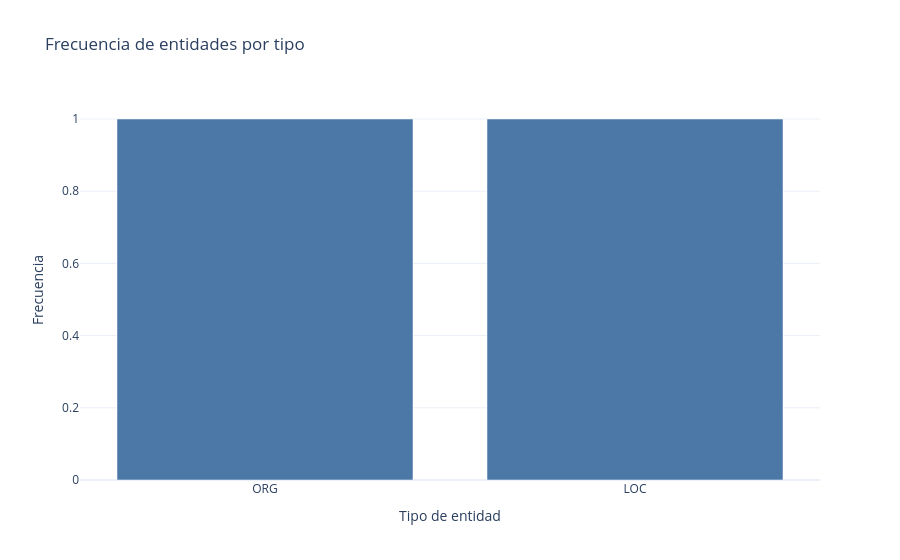

Notebook code cell kept with this figure:
### Markdown cell above
## Parte 3: Visualización Profesional

**Objetivo:** Aplicar principios de Data-Ink Ratio, accesibilidad y jerarquía visual para comunicar hallazgos efectivamente, en lugar de imprimir datos planos.

> [!IMPORTANT]
> **Dilema de diseño**
> Consultá a la IA: ¿conviene usar un *WordCloud* o un *Barplot* para mostrar frecuencias de palabras clave en un informe dirigido a toma de decisiones? Justificá tu elección aplicando el principio de Data-Ink Ratio.

**Escribí tu justificación acá:**
Para toma de decisiones elegí **Barplot/Lollipop** en lugar de WordCloud. La razón principal es el principio de **Data-Ink Ratio**: en un barplot casi toda la tinta representa datos medibles (ejes + longitudes comparables), mientras que en una nube de palabras gran parte de la tinta es decorativa y dificulta comparar frecuencias con precisión.

Además, el barplot permite ordenar categorías, leer valores exactos y detectar diferencias pequeñas entre términos, algo clave en reportes analíticos. El WordCloud puede servir como recurso exploratorio o divulgativo, pero no como visual principal cuando la audiencia necesita evidencia cuantitativa para decidir.

### Code cell
# Configuración base de accesibilidad visual
sns.set_theme(style="ticks", palette="colorblind", font_scale=1.1)
COLOR_ACENTO = sns.color_palette("colorblind")[0]
COLOR_BASE = '#b0b0b0'

def visualizar_origen(df):
    """Genera un barplot con el origen de los datos o las secciones"""
    conteos = df["origen"].value_counts().sort_values(ascending=True)
    fig, ax = plt.subplots(figsize=(8, 4.5))

    barras = sns.barplot(x=conteos.values, y=conteos.index, ax=ax, color=COLOR_BASE)
    idx_max = conteos.values.argmax()
    barras.patches[idx_max].set_facecolor(COLOR_ACENTO)

    ax.set_title("Distribución del corpus por origen")
    ax.set_xlabel("Cantidad de textos")
    ax.set_ylabel("Origen")
    sns.despine(ax=ax)
    fig.tight_layout()
    return fig

def visualizar_palabras_clave_lollipop(palabras_clave):
    """Genera un Lollipop Chart de las palabras clave lematizadas"""
    if not palabras_clave:
        fig, ax = plt.subplots(figsize=(8, 4.5))
        ax.set_title("No hay palabras clave para mostrar")
        ax.axis("off")
        return fig

    palabras, frecuencias = zip(*palabras_clave)
    fig, ax = plt.subplots(figsize=(9, 5.5))
    y = range(len(palabras))

    ax.hlines(y=y, xmin=0, xmax=frecuencias, color=COLOR_BASE, linewidth=2)
    ax.plot(frecuencias, y, "o", color=COLOR_ACENTO, markersize=8)

    ax.set_yticks(list(y))
    ax.set_yticklabels(palabras)
    ax.set_xlabel("Frecuencia")
    ax.set_ylabel("Lemas")
    ax.set_title("Palabras clave del corpus")
    sns.despine(ax=ax, left=True)
    fig.tight_layout()
    return fig

def visualizar_entidades_plotly(entidades_dict):
    """Genera un panel interactivo con Plotly para las entidades más comunes"""
    labels = list(entidades_dict.keys())
    values = list(entidades_dict.values())

    fig = go.Figure(
        data=[go.Bar(x=labels, y=values, marker_color="#4C78A8")]
    )
    fig.update_layout(
        title="Frecuencia de entidades por tipo",
        xaxis_title="Tipo de entidad",
        yaxis_title="Frecuencia",
        template="plotly_white"
    )
    return fig

# Test sugerido de Parte 3
fig_origen = visualizar_origen(analizador.df)
plt.show()
fig_lollipop = visualizar_palabras_clave_lollipop(analizador.extraer_palabras_clave(10))
plt.show()
fig_plotly = visualizar_entidades_plotly(analizador.extraer_entidades())
fig_plotly.show()

### Figure 1 — Plotly figure (JSON) as saved in the notebook; plotly's stock layout.template omitted (floating-point values rounded to 4 significant figures)
{"data": [{"marker": {"color": "#4C78A8"}, "type": "bar", "x": ["ORG", "LOC"], "y": [1, 1]}], "layout": {"title": {"text": "Frecuencia de entidades por tipo"}, "xaxis": {"title": {"text": "Tipo de entidad"}}, "yaxis": {"title": {"text": "Frecuencia"}}}}
